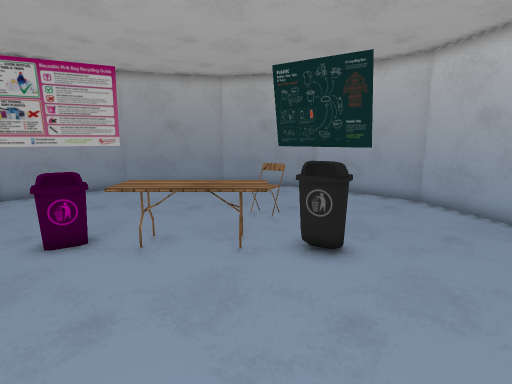
view 1 (above)

12 first-person views from a walk through a Unity game level. The camera is 1.4 m above the floor, tilts 10° down and sees 80° across. The floor is counted in squares, 0.5 m on a side. Each view is taken from the middle of a square. On the plan, view 1 faces up. The plan holds only what a view shows up to about 20 squares ahead; the rest is blank. The player is left out. Some surface patterns are stand-ins.

view 2
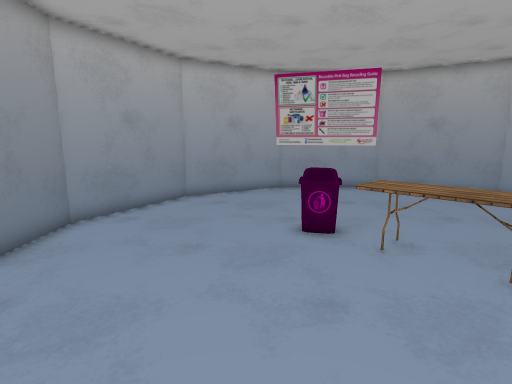

view 3
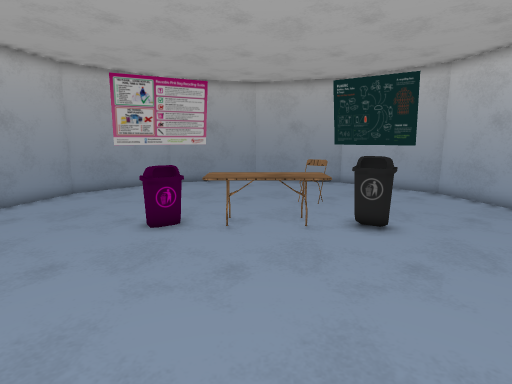

view 4
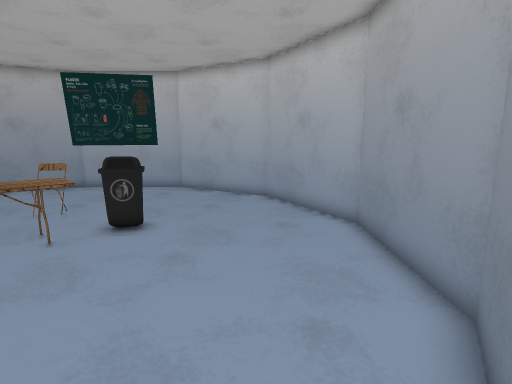

view 5
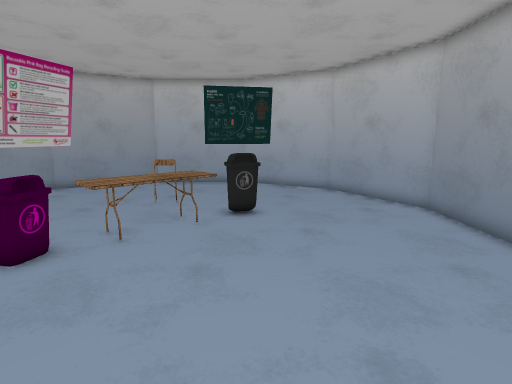

view 6
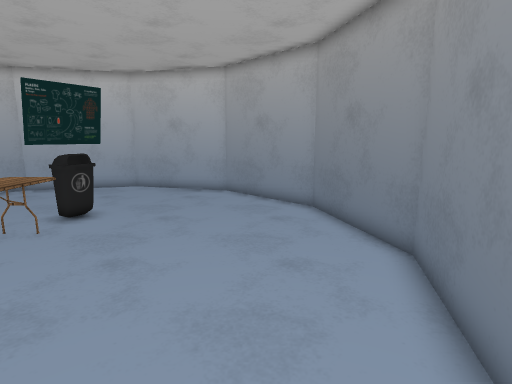

view 7
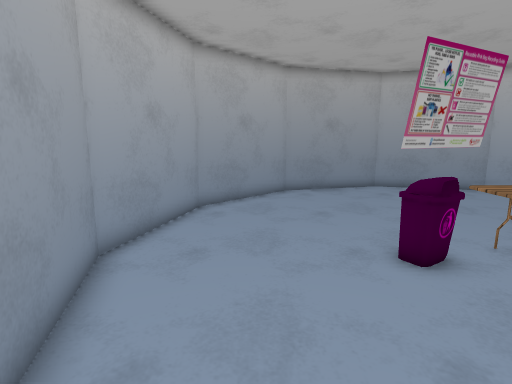

view 8
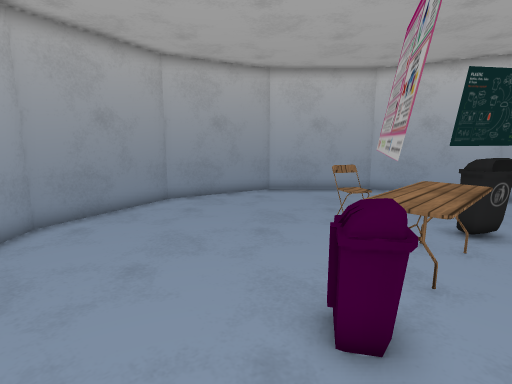

view 9
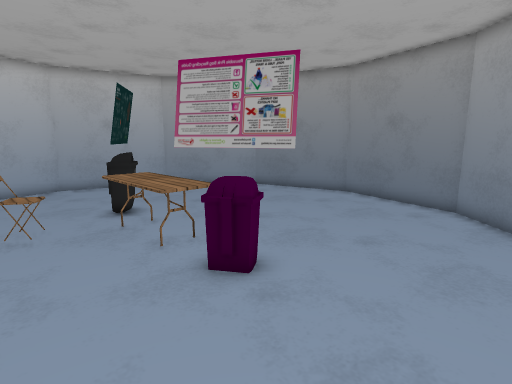

view 10
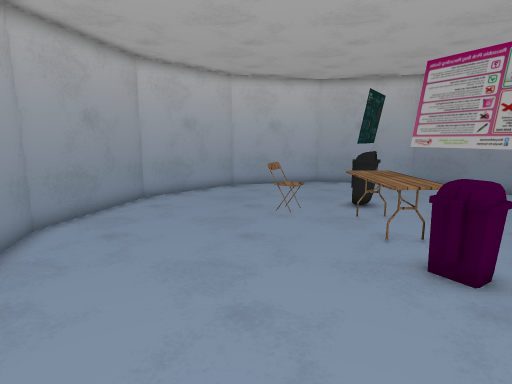

view 11
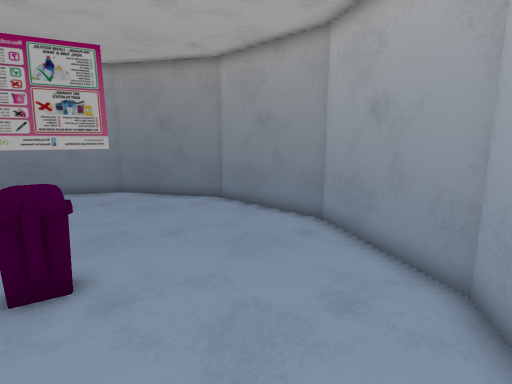

view 12
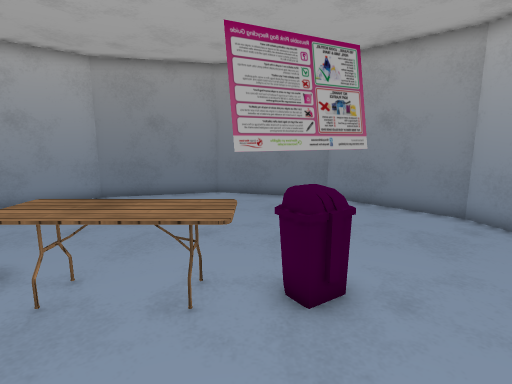

### Floor plan
Key: @ floor where view 1 was taken; # wall or solid block; . floor; T thing the floor can be seen under or through; O other object.
Columns run from 13 left of view 1 to 9 right of it. Each row starts with its distance up from view 1.
 19           ###
 18       #####.#####
 17     ###.........###
 16    ##.............##
 15   ##...............##
 14   #.................#
 13  ##.................##
 12  #...................#
 11  #...........OO......#
 10  #...........O.......#
  9 ##........OOOO....... #
  8 #......OO#OOOOTO......#
  7 ##.....#OOOOOOOT.....##
  6  #...................#
  5  #...................#
  4  #...................#
  3  ##.................##
  2   #................##
  1   ##..............##
  0    ##........@...##
 -1     ###.........##
 -2       #####.#####
 -3           ###

Positions as (right, up) in squares from view 1, and headings:
1: (0, 0), facing up
2: (0, 0), facing up-left
3: (-2, -2), facing up
4: (-2, -2), facing up-right
5: (-6, -1), facing up-right
6: (-9, 1), facing right
7: (-9, 1), facing up
8: (-9, 6), facing up-right
9: (-10, 12), facing down-right
10: (-11, 12), facing right
11: (-9, 13), facing down
12: (-4, 13), facing down
